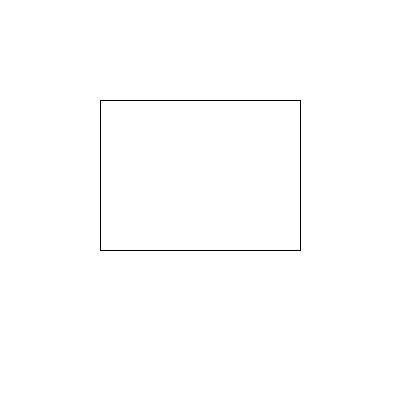
Frame 1 (no input)
Frame 60 (the mouse pressed at the canvas centre just before this capture): identical to frame 1, image omitted
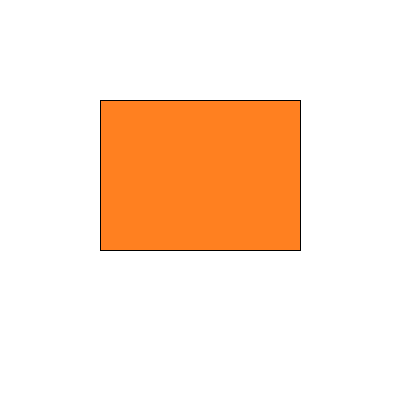
Frame 120 (the mouse held since frame 60 and released just before this capture)

The Processing sketch that drew these frames (run headless with seeded random() and noise(); from frame 60 on, the mouse is pressed at the canvas centre):

// Processing sketch: sketch_140509b
// ── sketch_140509b.pde
int xLeft = 100;
int yTop = 100;
int w = 200;
int h = 150;

void setup(){
  size(400,400);
}

void draw(){
  background(255);
  stroke(0);
  if(mouseX > xLeft && mouseX < xLeft+w && mouseY > yTop && mouseY < yTop + h){
    fill(255,128,32);
  }else{
    noFill();
 }
rect(xLeft,yTop,w,h);
}
